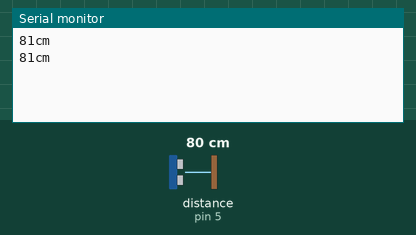
A sketch run on a simulated Arduino Uno, built with avr-gcc and run on an emulated ATmega328P. Shown: the last lines printed to the serial monitor. The test bench sets the inputs (shaded band); at power-on: distance to the obstacle (sensor on pin 5) 80 cm. The echo pulse lasts 58.3 µs per cm.

Above: at 2.8 s.
2.9 s: distance to the obstacle (sensor on pin 5) set to 2 cm
At 3.8 s:
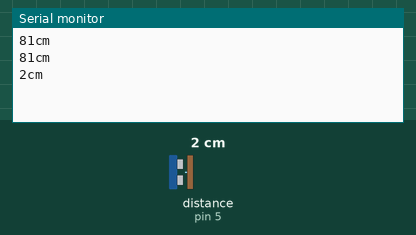
4.4 s: distance to the obstacle (sensor on pin 5) set to 4 cm
At 5.8 s:
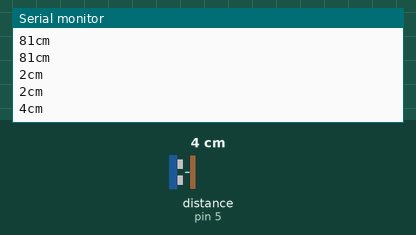
Timing chart, 0 to 7.4 s (numbered marks = the images above; inputs shaded):
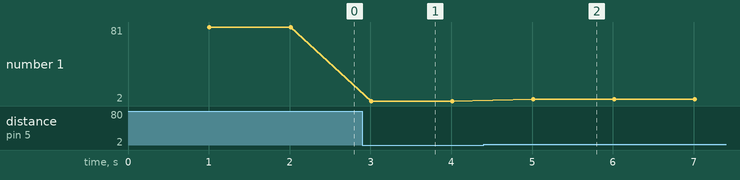

The sketch:

practica_2.2b.ino
```cpp
#include <NewPing.h>

const int TriggerPin = 6;
const int EchoPin = 5;
const int MaxDistance = 200;

NewPing sonar(TriggerPin, EchoPin, MaxDistance);

void setup() {
  Serial.begin(9600);
}

void loop() {
  delay(1000); // esperar 50ms entre pings (29ms como minimo)
  Serial.print(sonar.ping_cm()); // obtener el valor en cm (0 = fuera de rango)
  Serial.println("cm");
}
```

Measured:
- after the input at 2.9 s, the serial monitor: prints a new line after 0.11 s (image 1)
- after the input at 4.4 s, the serial monitor: prints a new line after 0.61 s (image 2)
- plotted number 1: 81 → 2 after the input at 2.9 s, 2 → 4 after the input at 4.4 s
